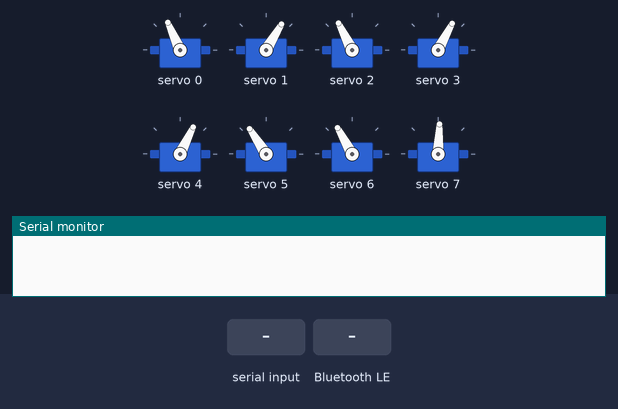
This sketch was run on a simulated ESP32. Parts: 8 × servo, the last lines printed to the serial monitor. The test bench sets the inputs (shaded band). Nothing arrives over Bluetooth unless stated; a phone connects over Bluetooth LE 3 s after start.

Above: at 1.56 s.
1.6 s: "SPD:90\n" received over Serial
4.6 s: Bluetooth LE write "5" received
At 5.51 s:
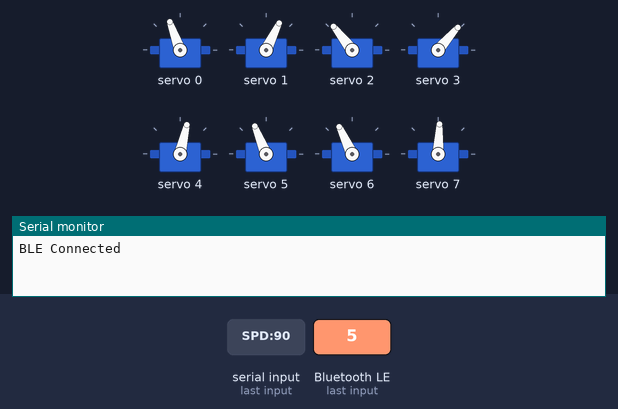
7.6 s: "c90\n" received over Serial
At 8.7 s:
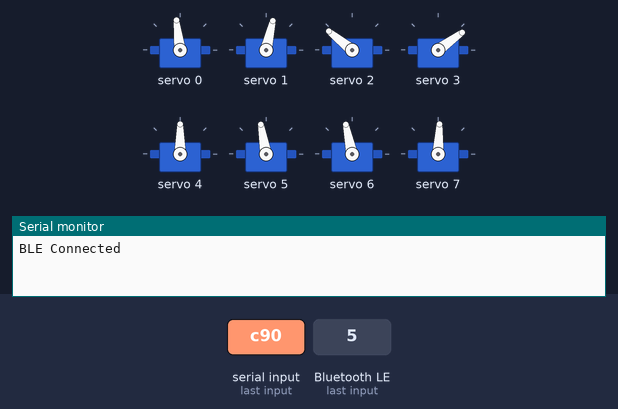
Timing chart, 0 to 10.6 s (numbered marks = the images above; inputs shaded):
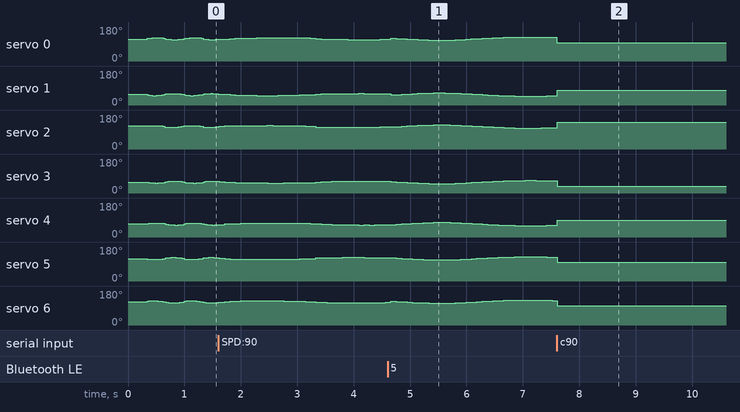

The sketch:

Barq_mini_code.ino
```cpp
#include <Wire.h>
#include <Adafruit_PWMServoDriver.h>
#include <math.h>
#include <BLEDevice.h>
#include <BLEServer.h>
#include <BLEUtils.h>
#include <BLE2902.h>

Adafruit_PWMServoDriver pwm(0x40);

const int SERVOMIN = 120;
const int SERVOMAX = 620;

// 8 Servos total: 2 per leg (Leg A and Leg B)
const int LEG_A_CH[4] = {0, 2, 4, 6};
const int LEG_B_CH[4] = {1, 3, 5, 7};
const float LEG_DIRECTION[4] = {1.0f, -1.0f, -1.0f, 1.0f};

// Scaled dimensions from CAD (inches converted to mm)
const float D  = 17.32f;  // 0.682 inches
const float L1 = 22.78f;  // 0.897 inches
const float L2 = 33.30f;  // 1.311 inches

int currentLoopDelayMs = 15;
const float PAW_Y_RANGE_SCALE = 0.22f;
const float PAW_Y_LOWEST = -54.0f;       // Scaled down for smaller reach
const float PAW_X_RANGE_SCALE = 1.0f;
const float CROUCH_HEIGHT = -60.0f;
const float IDLE_Y_CENTER_MM = -49.0f;
const float IDLE_Y_AMPLITUDE_MM = 6.5f;

// Servo limits, defaults, and trim values for 8 servos
const int servoMin[8] = {63, 0, 60, 0, 20, 73, 15, 63};
const int servoMax[8] = {120, 60, 120, 60, 70, 110, 120, 63};
const int servoDefault[8] = {85, 40, 90, 40, 50, 86, 90, 63};

// Scaled trajectory points for the smaller leg workspace
const float pawPositions[][2] =
{
  {-2.4, -51.2}, {-2.1, -51.8}, {-1.8, -52.4}, {-1.5, -52.7},
  {-1.2, -53.0}, {-0.9, -53.3}, {-0.6, -53.5}, {-0.3, -53.5},
  { 0.0, -54.0}, { 0.3, -53.5}, { 0.6, -53.5}, { 0.9, -53.3},
  { 1.2, -53.0}, { 1.5, -52.7}, { 1.8, -52.4}, { 2.1, -51.8},
  { 2.4, -51.2}, { 2.1, -48.2}, { 1.8, -47.5}, { 1.5, -47.2},
  { 1.2, -46.9}, { 0.9, -46.6}, { 0.6, -46.3}, { 0.3, -46.3},
  { 0.0, -46.0}, {-0.3, -46.3}, {-0.6, -46.3}, {-0.9, -46.6},
  {-1.2, -46.9}, {-1.5, -47.2}, {-1.8, -47.5}, {-2.1, -48.2},
  {-2.4, -49.1}
};

const int NUM_POINTS = sizeof(pawPositions) / sizeof(pawPositions[0]);
const int LEG_PHASE_OFFSET = NUM_POINTS / 2;

float referenceA[4];
float referenceB[4];
bool referencesSet = false;

bool stopped = false;
bool isCrouched = false;
int pointIndex = 0;
int gaitDirection = 1;
int gaitMode = 0;

#define SERVICE_UUID           "6E400001-B5A3-F393-E0A9-E50E24DCCA9E"
#define CHARACTERISTIC_UUID_RX "6E400002-B5A3-F393-E0A9-E50E24DCCA9E"
#define CHARACTERISTIC_UUID_TX "6E400003-B5A3-F393-E0A9-E50E24DCCA9E"

BLECharacteristic *pCharacteristic;
bool deviceConnected = false;
String latestCommand = "";
bool commandReceived = false;

class MyServerCallbacks: public BLEServerCallbacks
{
    void onConnect(BLEServer* pServer)
    {
        deviceConnected = true;
        Serial.println("BLE Connected");
    }

    void onDisconnect(BLEServer* pServer)
    {
        deviceConnected = false;
        Serial.println("BLE Disconnected");
        pServer->startAdvertising();
    }
};

class MyCallbacks: public BLECharacteristicCallbacks
{
    void onWrite(BLECharacteristic *pCharacteristic)
    {
        String value = pCharacteristic->getValue();
        if (value.length() > 0)
        {
            latestCommand = value;
            commandReceived = true;
        }
    }
};

float adjustPawX(float x)
{
    return x * PAW_X_RANGE_SCALE;
}

float adjustPawY(float y)
{
    return PAW_Y_LOWEST + (y - PAW_Y_LOWEST) * PAW_Y_RANGE_SCALE;
}

void setServo(int channel, float angle)
{
    angle = constrain(angle, (float)servoMin[channel], (float)servoMax[channel]);
    int pulse = SERVOMIN + (int)((angle / 180.0f) * (SERVOMAX - SERVOMIN));
    pwm.setPWM(channel, 0, pulse);
}

void disableAllServos()
{
    for (int i = 0; i < 8; i++)
    {
        pwm.setPWM(i, 0, 4096);
    }
}

float wrap180(float angle)
{
    while (angle > 180.0f) angle -= 360.0f;
    while (angle < -180.0f) angle += 360.0f;
    return angle;
}

void handleCommand(String cmd)
{
    if (cmd.startsWith("SPD:"))
    {
        currentLoopDelayMs = cmd.substring(4).toInt();
        return;
    }

    char command = cmd.charAt(0);
    if (command == 's' || command == 'S')
    {
        stopped = true;
        isCrouched = false;
        disableAllServos();
    }
    else if (command == 'c' || command == 'C')
    {
        stopped = true;
        isCrouched = true;
    }
    else if (command == 'f' || command == 'F')
    {
        stopped = false;
        isCrouched = false;
        gaitMode = 0;
        gaitDirection = 1;
    }
    else if (command == 'b' || command == 'B')
    {
        stopped = false;
        isCrouched = false;
        gaitMode = 0;
        gaitDirection = -1;
    }
    else if (command == 'r' || command == 'R')
    {
        stopped = false;
        isCrouched = false;
        gaitMode = 1;
        gaitDirection = 1;
    }
    else if (command == 'l' || command == 'L')
    {
        stopped = false;
        isCrouched = false;
        gaitMode = 2;
        gaitDirection = 1;
    }
    else if (command == 'i' || command == 'I')
    {
        stopped = false;
        isCrouched = false;
        gaitMode = 5;
        gaitDirection = 1;
    }
    else if (command == '5')
    {
        stopped = false;
        isCrouched = false;
        gaitMode = 4;
        gaitDirection = 1;
    }
}

void checkInput()
{
    while (Serial.available() > 0)
    {
        String s = Serial.readStringUntil('\n');
        handleCommand(s);
    }
    if (commandReceived)
    {
        commandReceived = false;
        handleCommand(latestCommand);
    }
}

void controlledDelay(int duration)
{
    unsigned long start = millis();
    while (millis() - start < (unsigned long)duration)
    {
        checkInput();
        if (stopped) return;
        delay(1);
    }
}

bool calculateUpperAngle(float x, float y, float baseX, float &angle)
{
    float dx = x - baseX;
    float r = sqrt(dx * dx + y * y);
    if (r > L1 + L2 || r < fabs(L1 - L2) || r < 0.001f) return false;
    float a = (L1 * L1 - L2 * L2 + r * r) / (2.0f * r);
    float hSquared = L1 * L1 - a * a;
    if (hSquared < 0.0f) hSquared = 0.0f;
    float h = sqrt(hSquared);
    float ex1 = baseX + a * (dx / r) - h * (y / r);
    float ey1 = a * (y / r) + h * (dx / r);
    float ex2 = baseX + a * (dx / r) + h * (y / r);
    float ey2 = a * (y / r) - h * (dx / r);
    angle = atan2((ey1 >= ey2) ? ey1 : ey2, ((ey1 >= ey2) ? ex1 : ex2) - baseX) * 180.0f / PI;
    return true;
}

bool calculatePawAngles(float x, float y, float &angleA, float &angleB)
{
    x = adjustPawX(x); y = adjustPawY(y);
    return calculateUpperAngle(x, y, -D / 2.0f, angleA) && calculateUpperAngle(x, y, D / 2.0f, angleB);
}

bool moveAllLegs(const int legPoint[4], bool forceCrouch = false)
{
    float angleA[4], angleB[4];
    for (int leg = 0; leg < 4; leg++)
    {
        float targetX = 0.0f, targetY = 0.0f;
        if (forceCrouch)
        {
            targetY = CROUCH_HEIGHT;
        }
        else if (gaitMode == 4)
        {
            float phase = (float)millis() / 1000.0f;
            targetY = IDLE_Y_CENTER_MM + sin(phase * 2.0f) * IDLE_Y_AMPLITUDE_MM;
        }
        else if (gaitMode == 5)
        {
            float phase = (float)millis() / 1000.0f;
            float legPhaseOffset = (leg == 1 || leg == 3) ? PI : 0.0f;
            targetY = IDLE_Y_CENTER_MM + sin(phase * 2.0f + legPhaseOffset) * IDLE_Y_AMPLITUDE_MM;
        }
        else
        {
            targetX = pawPositions[legPoint[leg]][0];
            targetY = pawPositions[legPoint[leg]][1];
        }
        if (!calculatePawAngles(targetX, targetY, angleA[leg], angleB[leg]))
        {
            return false;
        }
    }

    if (!referencesSet)
    {
        for (int leg = 0; leg < 4; leg++) { referenceA[leg] = angleA[leg]; referenceB[leg] = angleB[leg]; }
        referencesSet = true;
    }

    for (int leg = 0; leg < 4; leg++)
    {
        setServo(LEG_A_CH[leg], servoDefault[LEG_A_CH[leg]] + LEG_DIRECTION[leg] * wrap180(angleA[leg] - referenceA[leg]));
        setServo(LEG_B_CH[leg], servoDefault[LEG_B_CH[leg]] + LEG_DIRECTION[leg] * wrap180(angleB[leg] - referenceB[leg]));
    }
    return true;
}

void setup()
{
    Serial.begin(115200);
    Wire.begin();
    pwm.begin();
    pwm.setPWMFreq(50);
    delay(300);

    for (int leg = 0; leg < 4; leg++)
    {
        setServo(LEG_A_CH[leg], servoDefault[LEG_A_CH[leg]]);
        setServo(LEG_B_CH[leg], servoDefault[LEG_B_CH[leg]]);
    }

    BLEDevice::init("BARQ_Robot");
    BLEServer *pServer = BLEDevice::createServer();
    pServer->setCallbacks(new MyServerCallbacks());
    BLEService *pService = pServer->createService(SERVICE_UUID);
    pCharacteristic = pService->createCharacteristic(CHARACTERISTIC_UUID_RX, BLECharacteristic::PROPERTY_WRITE | BLECharacteristic::PROPERTY_WRITE_NR);
    pCharacteristic->setCallbacks(new MyCallbacks());
    pService->start();
    BLEAdvertising *pAdvertising = BLEDevice::getAdvertising();
    pAdvertising->addServiceUUID(SERVICE_UUID);
    pAdvertising->setScanResponse(true);
    BLEDevice::startAdvertising();
}

void loop()
{
    checkInput();
    if (stopped)
    {
        if (isCrouched)
        {
            int dummy[4] = {0, 0, 0, 0};
            moveAllLegs(dummy, true);
        }
        delay(15);
        return;
    }

    int phasePoint = (pointIndex + LEG_PHASE_OFFSET) % NUM_POINTS;
    int inversePoint = (NUM_POINTS - pointIndex) % NUM_POINTS;
    int legPoint[4];

    if (gaitMode == 1)
    {
        legPoint[0] = inversePoint; legPoint[1] = pointIndex;
        legPoint[2] = (LEG_PHASE_OFFSET - pointIndex + NUM_POINTS) % NUM_POINTS; legPoint[3] = inversePoint;
    }
    else if (gaitMode == 2)
    {
        legPoint[0] = (LEG_PHASE_OFFSET - pointIndex + NUM_POINTS) % NUM_POINTS; legPoint[1] = inversePoint;
        legPoint[2] = inversePoint; legPoint[3] = pointIndex;
    }
    else if (gaitMode >= 4 && gaitMode <= 5)
    {
        legPoint[0] = 0; legPoint[1] = 0; legPoint[2] = 0; legPoint[3] = 0;
    }
    else
    {
        legPoint[0] = (NUM_POINTS - pointIndex) % NUM_POINTS;
        legPoint[1] = pointIndex;
        legPoint[2] = (LEG_PHASE_OFFSET - pointIndex + NUM_POINTS) % NUM_POINTS;
        legPoint[3] = phasePoint;
    }

    if (!moveAllLegs(legPoint, false))
    {
        stopped = true;
        disableAllServos();
        return;
    }

    pointIndex += gaitDirection;
    if (pointIndex >= NUM_POINTS) pointIndex = 0;
    else if (pointIndex < 0) pointIndex = NUM_POINTS - 1;

    controlledDelay(currentLoopDelayMs);
}
```
